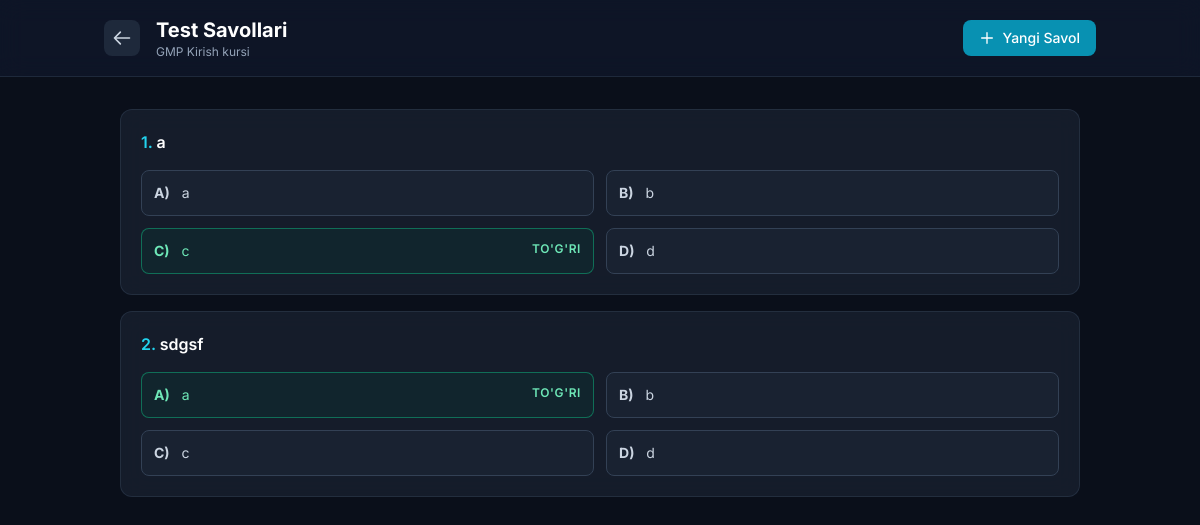
The page /reader/questions.php?module_id=1 (signed in) on the database its author committed.
### tables this page shows
CREATE TABLE `training_modules` (
  `id` int NOT NULL AUTO_INCREMENT,
  `title` varchar(255) NOT NULL,
  `code` varchar(50) NOT NULL,
  `description` text,
  `type` enum('GMP','SOP','Safety','Hygiene','Quality','Havfsizlik','Gigiyena') DEFAULT 'GMP',
  `content_type` enum('video','pdf','ppt','text') DEFAULT 'text',
  `file_path` varchar(255) DEFAULT NULL,
  `test_duration` int DEFAULT '30',
  `passing_percent` int DEFAULT '80',
  `instructor_id` int DEFAULT NULL,
  `created_at` timestamp NULL DEFAULT CURRENT_TIMESTAMP,
  `status` varchar(50) DEFAULT 'active',
  `style` varchar(50) DEFAULT 'Nazariy',
  `training_type` varchar(50) DEFAULT 'boshlangich',
  `tutor_name` varchar(255) DEFAULT NULL,
  `updated_at` timestamp NULL DEFAULT CURRENT_TIMESTAMP ON UPDATE CURRENT_TIMESTAMP,
  `created_by` int DEFAULT NULL,
  PRIMARY KEY (`id`),
  UNIQUE KEY `code` (`code`),
  KEY `instructor_id` (`instructor_id`),
  CONSTRAINT `training_modules_ibfk_1` FOREIGN KEY (`instructor_id`) REFERENCES `users` (`id`) ON DELETE SET NULL
);

CREATE TABLE `training_questions` (
  `id` int NOT NULL AUTO_INCREMENT,
  `training_id` int NOT NULL,
  `question_text` text NOT NULL,
  `option_a` varchar(255) DEFAULT NULL,
  `option_b` varchar(255) DEFAULT NULL,
  `option_c` varchar(255) DEFAULT NULL,
  `option_d` varchar(255) DEFAULT NULL,
  `correct_option` enum('a','b','c','d') DEFAULT NULL,
  `points` int DEFAULT '1',
  PRIMARY KEY (`id`)
);

### reader/questions.php (the view, shortened to what this page needs)
<?php
require_once '../db.php';
 $module_id = isset($_GET['module_id']) ? (int)$_GET['module_id'] : 0;
 $stmt = $pdo->prepare("SELECT * FROM training_modules WHERE id=?");
 $stmt->execute([$module_id]);
 $module = $stmt->fetch(PDO::FETCH_ASSOC);
 $stmt = $pdo->prepare("SELECT * FROM training_questions WHERE training_id=? ORDER BY id ASC");
 $stmt->execute([$module_id]);
 $questions = $stmt->fetchAll(PDO::FETCH_ASSOC);
?>
<!DOCTYPE html>
<html lang="uz">
<head>
    <script src="https://cdn.tailwindcss.com"></script>
</head>
<body class="min-h-screen">
    <header class="bg-slate-900/80 backdrop-blur-md border-b border-slate-800 sticky top-0 z-40">
        <div class="container mx-auto px-4 py-4 flex justify-between items-center">
            <div class="flex items-center gap-4">
                <a href="modules.php" class="p-2 rounded-lg bg-slate-800 hover:bg-slate-700 text-slate-300 transition">
                    <svg class="w-5 h-5" fill="none" stroke="currentColor" viewBox="0 0 24 24"><path stroke-linecap="round" stroke-linejoin="round" stroke-width="2" d="M10 19l-7-7m0 0l7-7m-7 7h18"></path></svg>
                </a>
                <div>
                    <h1 class="text-xl font-bold text-white">Test Savollari</h1>
                    <p class="text-xs text-slate-400"><?php echo htmlspecialchars($module['title']); ?></p>
                </div>
            </div>
            <button onclick="openModal()" class="bg-cyan-600 hover:bg-cyan-500 text-white px-4 py-2 rounded-lg text-sm font-medium transition flex items-center gap-2 whitespace-nowrap">
                <svg class="w-4 h-4" fill="none" stroke="currentColor" viewBox="0 0 24 24"><path stroke-linecap="round" stroke-linejoin="round" stroke-width="2" d="M12 4v16m8-8H4"></path></svg>
                Yangi Savol
            </button>
        </div>
    </header>
    <main class="container mx-auto p-4 lg:p-8">
        <?php if($questions): ?>
        <div class="space-y-4">
            <?php $num = 1; foreach($questions as $q): ?>
                <div class="glass-card rounded-xl p-5 hover:border-cyan-500/50 transition group relative">
                    <p class="font-semibold text-white mb-4 pr-16"><span class="text-cyan-400"><?php echo $num++; ?>.</span> <?php echo htmlspecialchars($q['question_text']); ?></p>
                    <div class="grid grid-cols-1 md:grid-cols-2 gap-3 text-sm">
                        <?php
                        $options = ['a' => $q['option_a'], 'b' => $q['option_b'], 'c' => $q['option_c'], 'd' => $q['option_d']];
                        foreach($options as $key => $val):
                            $isCorrect = $q['correct_option'] == $key;
                        ?>
                            <div class="p-3 rounded-lg border <?php echo $isCorrect ? 'bg-emerald-900/20 border-emerald-500/50 text-emerald-300' : 'bg-slate-800/50 border-slate-700 text-slate-300'; ?>">
                                <span class="font-bold mr-2 uppercase"><?php echo $key; ?>)</span> <?php echo htmlspecialchars($val); ?>
                                <?php if($isCorrect): ?>
                                    <span class="float-right text-xs font-semibold uppercase tracking-wider">To'g'ri</span>
                                <?php endif; ?>
                            </div>
                        <?php endforeach; ?>
                    </div>
                </div>
            <?php endforeach; ?>
        </div>
        <?php endif; ?>
    </main>
</body>
</html>

### reader/questions.php (style rules this page uses)
:root { --bg-primary: #0a0f1a; --accent-cyan: #06b6d4; --glass-bg: rgba(26, 35, 50, 0.7); --glass-border: rgba(51, 65, 85, 0.5); }
* { font-family: 'Inter', sans-serif; }
body { background: var(--bg-primary); color: #f1f5f9; }
.glass-card { background: var(--glass-bg); backdrop-filter: blur(12px); border: 1px solid var(--glass-border); }

### rows shown on the page
training_modules: title "GMP Kirish kursi"
training_questions: question_text "a", key "A", val "a", key "B", val "b", key "C", val "c", correct_option "TO'G'RI", key "D", val "d"
training_questions: question_text "sdgsf", key "A", val "a", correct_option "TO'G'RI", key "B", val "b", key "C", val "c", key "D", val "d"
